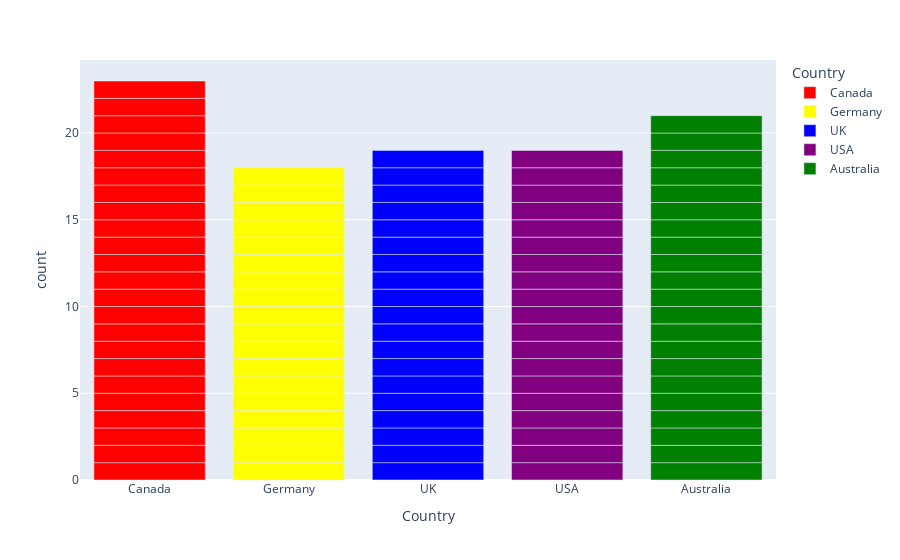

The code cell stored with this chart in its notebook:
### Code cell
px.bar(df, x="Country", color="Country", color_discrete_sequence=["red", "yellow", "blue", "purple", "green"])

### Figure 1 — Plotly figure (JSON) as saved in the notebook; plotly's stock layout.template omitted (floating-point values rounded to 4 significant figures)
{"data": [{"alignmentgroup": "True", "hovertemplate": "Country=%{x}<br>count=%{y}<extra></extra>", "legendgroup": "Canada", "marker": {"color": "red", "pattern": {"shape": ""}}, "name": "Canada", "offsetgroup": "Canada", "orientation": "v", "showlegend": true, "textposition": "auto", "type": "bar", "x": ["Canada", "Canada", "Canada", "Canada", "Canada", "Canada", "Canada", "Canada", "Canada", "Canada", "Canada", "Canada", "Canada", "Canada", "Canada", "Canada", "Canada", "Canada", "Canada", "Canada", "Canada", "Canada", "Canada"], "xaxis": "x", "y": [1, 1, 1, 1, 1, 1, 1, 1, 1, 1, 1, 1, 1, 1, 1, 1, 1, 1, 1, 1, 1, 1, 1], "yaxis": "y"}, {"alignmentgroup": "True", "hovertemplate": "Country=%{x}<br>count=%{y}<extra></extra>", "legendgroup": "Germany", "marker": {"color": "yellow", "pattern": {"shape": ""}}, "name": "Germany", "offsetgroup": "Germany", "orientation": "v", "showlegend": true, "textposition": "auto", "type": "bar", "x": ["Germany", "Germany", "Germany", "Germany", "Germany", "Germany", "Germany", "Germany", "Germany", "Germany", "Germany", "Germany", "Germany", "Germany", "Germany", "Germany", "Germany", "Germany"], "xaxis": "x", "y": [1, 1, 1, 1, 1, 1, 1, 1, 1, 1, 1, 1, 1, 1, 1, 1, 1, 1], "yaxis": "y"}, {"alignmentgroup": "True", "hovertemplate": "Country=%{x}<br>count=%{y}<extra></extra>", "legendgroup": "UK", "marker": {"color": "blue", "pattern": {"shape": ""}}, "name": "UK", "offsetgroup": "UK", "orientation": "v", "showlegend": true, "textposition": "auto", "type": "bar", "x": ["UK", "UK", "UK", "UK", "UK", "UK", "UK", "UK", "UK", "UK", "UK", "UK", "UK", "UK", "UK", "UK", "UK", "UK", "UK"], "xaxis": "x", "y": [1, 1, 1, 1, 1, 1, 1, 1, 1, 1, 1, 1, 1, 1, 1, 1, 1, 1, 1], "yaxis": "y"}, {"alignmentgroup": "True", "hovertemplate": "Country=%{x}<br>count=%{y}<extra></extra>", "legendgroup": "USA", "marker": {"color": "purple", "pattern": {"shape": ""}}, "name": "USA", "offsetgroup": "USA", "orientation": "v", "showlegend": true, "textposition": "auto", "type": "bar", "x": ["USA", "USA", "USA", "USA", "USA", "USA", "USA", "USA", "USA", "USA", "USA", "USA", "USA", "USA", "USA", "USA", "USA", "USA", "USA"], "xaxis": "x", "y": [1, 1, 1, 1, 1, 1, 1, 1, 1, 1, 1, 1, 1, 1, 1, 1, 1, 1, 1], "yaxis": "y"}, {"alignmentgroup": "True", "hovertemplate": "Country=%{x}<br>count=%{y}<extra></extra>", "legendgroup": "Australia", "marker": {"color": "green", "pattern": {"shape": ""}}, "name": "Australia", "offsetgroup": "Australia", "orientation": "v", "showlegend": true, "textposition": "auto", "type": "bar", "x": ["Australia", "Australia", "Australia", "Australia", "Australia", "Australia", "Australia", "Australia", "Australia", "Australia", "Australia", "Australia", "Australia", "Australia", "Australia", "Australia", "Australia", "Australia", "Australia", "Australia", "Australia"], "xaxis": "x", "y": [1, 1, 1, 1, 1, 1, 1, 1, 1, 1, 1, 1, 1, 1, 1, 1, 1, 1, 1, 1, 1], "yaxis": "y"}], "layout": {"barmode": "relative", "legend": {"title": {"text": "Country"}, "tracegroupgap": 0}, "margin": {"t": 60}, "xaxis": {"anchor": "y", "categoryarray": ["Canada", "Germany", "UK", "USA", "Australia"], "categoryorder": "array", "domain": [0, 1], "title": {"text": "Country"}}, "yaxis": {"anchor": "x", "domain": [0, 1], "title": {"text": "count"}}}}
